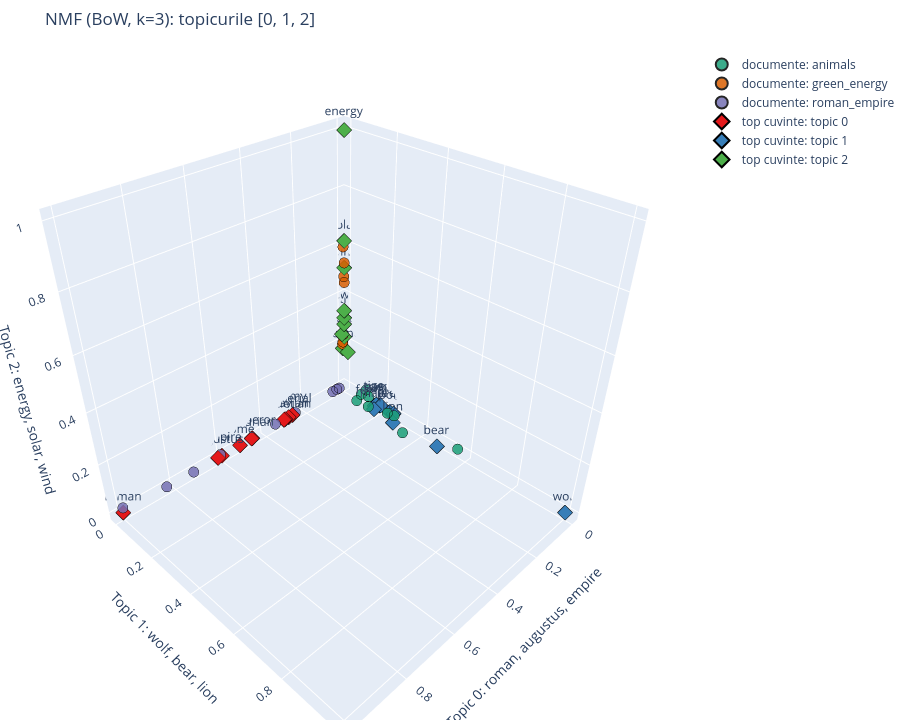
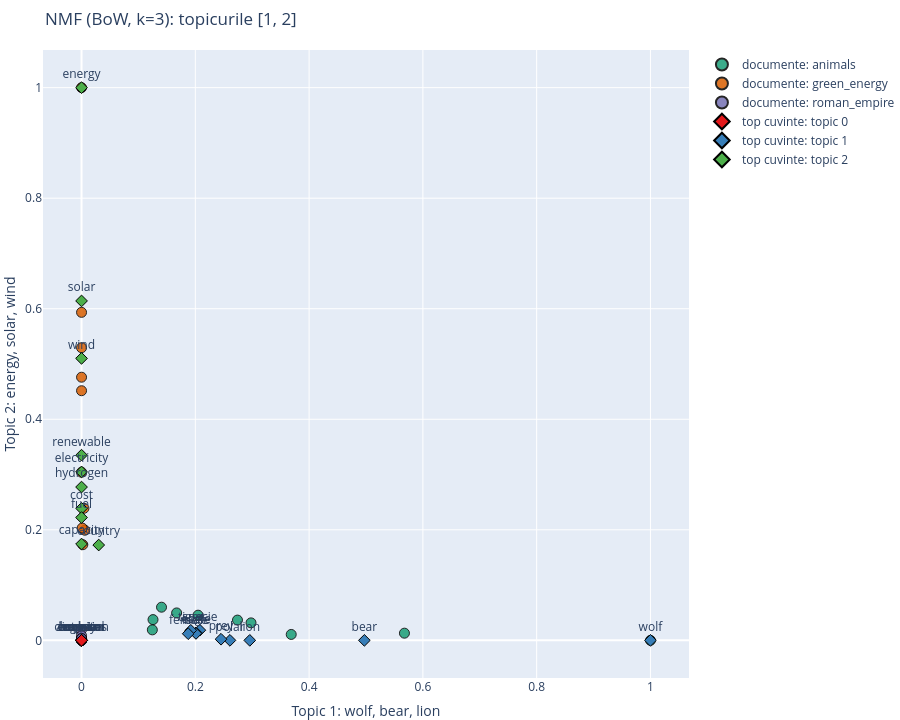
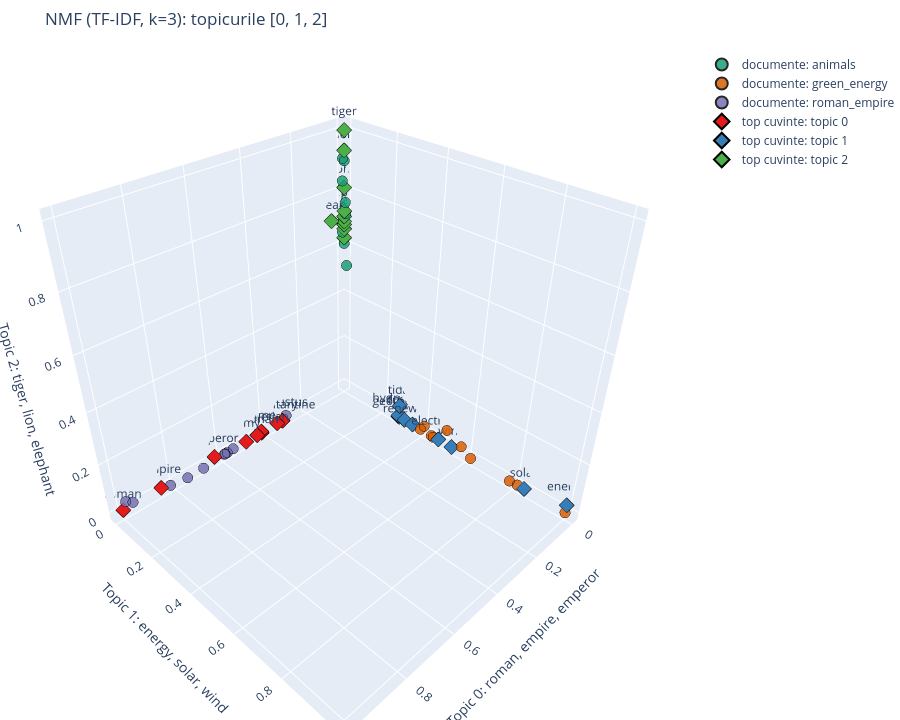
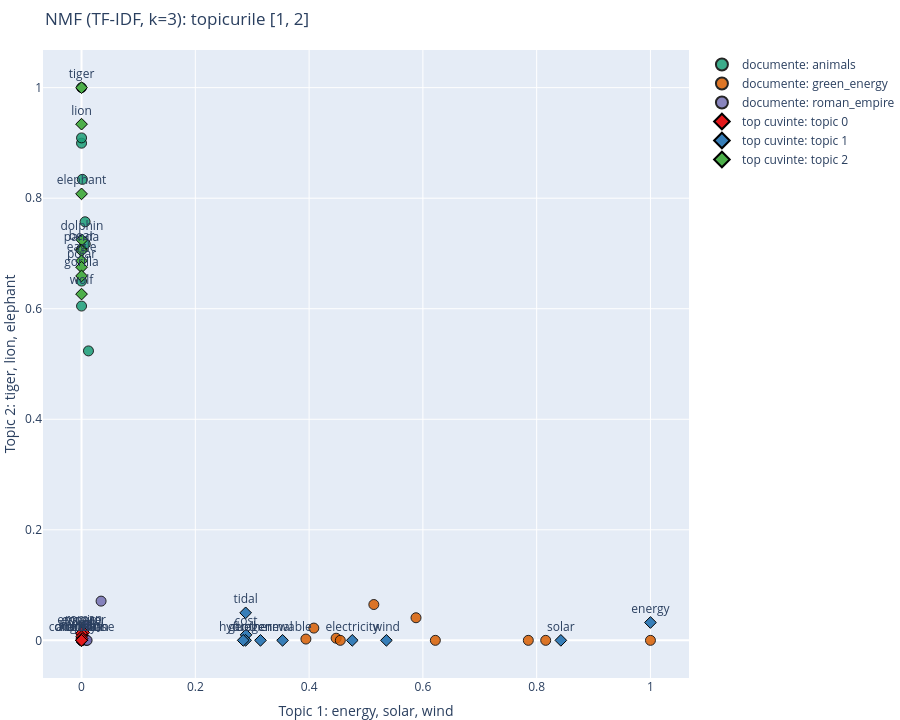

The cell these charts' notebook holds for them, in order:
### Code cell
if SHOW_PLOTS:
    for key, fig in figs.items():
        fig.show()

### Figure 1 — Plotly figure (JSON) as saved in the notebook; plotly's stock layout.template omitted (floating-point values rounded to 4 significant figures)
{"data": [{"hoverinfo": "text", "marker": {"color": "#1b9e77", "line": {"color": "black", "width": 1}, "opacity": 0.85, "size": 6}, "mode": "markers", "name": "documente: animals", "text": ["Lion", "Elephant", "Blue whale", "Gray wolf", "Bald eagle", "Giant panda", "Tiger", "Polar bear", "Bottlenose dolphin", "Gorilla"], "type": "scatter3d", "x": [0.07168, 0.07945, 0.02385, 0.0, 0.03966, 0.03766, 0.05056, 0.006319, 0.03473, 0.05648], "y": [0.3685, 0.2048, 0.1406, 1.0, 0.2979, 0.1671, 0.2741, 0.5675, 0.1256, 0.1244], "z": [0.0107, 0.04555, 0.06, 0.0, 0.03162, 0.04961, 0.03668, 0.01299, 0.03752, 0.01896]}, {"hoverinfo": "text", "marker": {"color": "#d95f02", "line": {"color": "black", "width": 1}, "opacity": 0.85, "size": 6}, "mode": "markers", "name": "documente: green_energy", "text": ["Solar power", "Wind power", "Hydroelectricity", "Geothermal energy", "Biofuel", "Tidal power", "Renewable energy", "Wave power", "Green hydrogen", "Photovoltaics"], "type": "scatter3d", "x": [0.0, 0.0, 0.01421, 0.007309, 0.004169, 0.008871, 0.0, 0.0, 0.001889, 0.00546], "y": [0.0, 0.0, 0.005768, 0.001116, 0.002225, 0.004255, 0.0, 0.0, 0.0, 0.0], "z": [0.4517, 0.5295, 0.1992, 0.2032, 0.173, 0.2389, 1.0, 0.3042, 0.4761, 0.5934]}, {"hoverinfo": "text", "marker": {"color": "#7570b3", "line": {"color": "black", "width": 1}, "opacity": 0.85, "size": 6}, "mode": "markers", "name": "documente: roman_empire", "text": ["Roman Empire", "Augustus", "Nero", "Constantine the Great", "Trajan", "Hadrian", "Diocletian", "Marcus Aurelius", "Fall of the Western Roman Empire", "Roman army"], "type": "scatter3d", "x": [0.9976, 1.0, 0.3556, 0.0612, 0.02776, 0.723, 0.6079, 0.04002, 0.8322, 0.2572], "y": [0.0, 0.0, 0.0, 0.0, 0.0004283, 0.0, 0.0, 0.0, 0.0, 0.0], "z": [0.01939, 0.0, 0.003417, 0.0, 0.0, 0.0, 0.008225, 0.0, 0.002946, 0.003198]}, {"hoverinfo": "text", "marker": {"color": "#e41a1c", "line": {"color": "black", "width": 1}, "size": 5, "symbol": "diamond"}, "mode": "markers+text", "name": "top cuvinte: topic 0", "text": ["roman", "augustus", "empire", "rome", "emperor", "hadrian", "diocletian", "octavian", "imperial", "army"], "textposition": "top center", "type": "scatter3d", "x": [1.0, 0.6194, 0.6024, 0.5218, 0.4686, 0.4651, 0.314, 0.3083, 0.2908, 0.2721], "y": [0.0, 0.0, 0.0, 0.0, 0.0, 0.0, 0.0, 0.0, 0.0, 0.0], "z": [0.0, 0.0, 0.0, 0.0, 0.0, 0.0, 0.0, 0.0, 0.0, 0.0]}, {"hoverinfo": "text", "marker": {"color": "#377eb8", "line": {"color": "black", "width": 1}, "size": 5, "symbol": "diamond"}, "mode": "markers+text", "name": "top cuvinte: topic 1", "text": ["wolf", "bear", "lion", "polar", "prey", "specie", "eagle", "male", "tiger", "female"], "textposition": "top center", "type": "scatter3d", "x": [0.0, 0.03322, 0.04268, 0.0, 0.003977, 0.01499, 0.01358, 0.04387, 0.02171, 0.02564], "y": [1.0, 0.4971, 0.2957, 0.2608, 0.2452, 0.2079, 0.2013, 0.2011, 0.192, 0.1875], "z": [0.0, 0.0, 0.0, 0.0, 0.002027, 0.0184, 0.0137, 0.01248, 0.01814, 0.01202]}, {"hoverinfo": "text", "marker": {"color": "#4daf4a", "line": {"color": "black", "width": 1}, "size": 5, "symbol": "diamond"}, "mode": "markers+text", "name": "top cuvinte: topic 2", "text": ["energy", "solar", "wind", "renewable", "electricity", "hydrogen", "cost", "fuel", "capacity", "country"], "textposition": "top center", "type": "scatter3d", "x": [0.0, 0.0, 0.0, 0.0, 0.0, 0.0, 0.01188, 0.0, 0.007352, 0.01047], "y": [0.0, 0.0, 0.0, 0.0, 0.0, 0.0, 0.0, 0.0, 0.0, 0.03018], "z": [1.0, 0.6141, 0.5102, 0.335, 0.3048, 0.2774, 0.2389, 0.2222, 0.1743, 0.1725]}], "layout": {"height": 720, "legend": {"itemsizing": "constant"}, "margin": {"b": 0, "l": 0, "r": 0, "t": 50}, "scene": {"xaxis": {"title": {"text": "Topic 0: roman, augustus, empire"}}, "yaxis": {"title": {"text": "Topic 1: wolf, bear, lion"}}, "zaxis": {"title": {"text": "Topic 2: energy, solar, wind"}}}, "title": {"text": "NMF (BoW, k=3): topicurile [0, 1, 2]"}}}

### Figure 2 — Plotly figure (JSON) as saved in the notebook; plotly's stock layout.template omitted (floating-point values rounded to 4 significant figures)
{"data": [{"hoverinfo": "text", "marker": {"color": "#1b9e77", "line": {"color": "black", "width": 1}, "opacity": 0.85, "size": 10}, "mode": "markers", "name": "documente: animals", "text": ["Lion", "Elephant", "Blue whale", "Gray wolf", "Bald eagle", "Giant panda", "Tiger", "Polar bear", "Bottlenose dolphin", "Gorilla"], "type": "scatter", "x": [0.3685, 0.2048, 0.1406, 1.0, 0.2979, 0.1671, 0.2741, 0.5675, 0.1256, 0.1244], "y": [0.0107, 0.04555, 0.06, 0.0, 0.03162, 0.04961, 0.03668, 0.01299, 0.03752, 0.01896]}, {"hoverinfo": "text", "marker": {"color": "#d95f02", "line": {"color": "black", "width": 1}, "opacity": 0.85, "size": 10}, "mode": "markers", "name": "documente: green_energy", "text": ["Solar power", "Wind power", "Hydroelectricity", "Geothermal energy", "Biofuel", "Tidal power", "Renewable energy", "Wave power", "Green hydrogen", "Photovoltaics"], "type": "scatter", "x": [0.0, 0.0, 0.005768, 0.001116, 0.002225, 0.004255, 0.0, 0.0, 0.0, 0.0], "y": [0.4517, 0.5295, 0.1992, 0.2032, 0.173, 0.2389, 1.0, 0.3042, 0.4761, 0.5934]}, {"hoverinfo": "text", "marker": {"color": "#7570b3", "line": {"color": "black", "width": 1}, "opacity": 0.85, "size": 10}, "mode": "markers", "name": "documente: roman_empire", "text": ["Roman Empire", "Augustus", "Nero", "Constantine the Great", "Trajan", "Hadrian", "Diocletian", "Marcus Aurelius", "Fall of the Western Roman Empire", "Roman army"], "type": "scatter", "x": [0.0, 0.0, 0.0, 0.0, 0.0004283, 0.0, 0.0, 0.0, 0.0, 0.0], "y": [0.01939, 0.0, 0.003417, 0.0, 0.0, 0.0, 0.008225, 0.0, 0.002946, 0.003198]}, {"hoverinfo": "text", "marker": {"color": "#e41a1c", "line": {"color": "black", "width": 1}, "size": 9, "symbol": "diamond"}, "mode": "markers+text", "name": "top cuvinte: topic 0", "text": ["roman", "augustus", "empire", "rome", "emperor", "hadrian", "diocletian", "octavian", "imperial", "army"], "textposition": "top center", "type": "scatter", "x": [0.0, 0.0, 0.0, 0.0, 0.0, 0.0, 0.0, 0.0, 0.0, 0.0], "y": [0.0, 0.0, 0.0, 0.0, 0.0, 0.0, 0.0, 0.0, 0.0, 0.0]}, {"hoverinfo": "text", "marker": {"color": "#377eb8", "line": {"color": "black", "width": 1}, "size": 9, "symbol": "diamond"}, "mode": "markers+text", "name": "top cuvinte: topic 1", "text": ["wolf", "bear", "lion", "polar", "prey", "specie", "eagle", "male", "tiger", "female"], "textposition": "top center", "type": "scatter", "x": [1.0, 0.4971, 0.2957, 0.2608, 0.2452, 0.2079, 0.2013, 0.2011, 0.192, 0.1875], "y": [0.0, 0.0, 0.0, 0.0, 0.002027, 0.0184, 0.0137, 0.01248, 0.01814, 0.01202]}, {"hoverinfo": "text", "marker": {"color": "#4daf4a", "line": {"color": "black", "width": 1}, "size": 9, "symbol": "diamond"}, "mode": "markers+text", "name": "top cuvinte: topic 2", "text": ["energy", "solar", "wind", "renewable", "electricity", "hydrogen", "cost", "fuel", "capacity", "country"], "textposition": "top center", "type": "scatter", "x": [0.0, 0.0, 0.0, 0.0, 0.0, 0.0, 0.0, 0.0, 0.0, 0.03018], "y": [1.0, 0.6141, 0.5102, 0.335, 0.3048, 0.2774, 0.2389, 0.2222, 0.1743, 0.1725]}], "layout": {"height": 720, "legend": {"itemsizing": "constant"}, "margin": {"b": 0, "l": 0, "r": 0, "t": 50}, "title": {"text": "NMF (BoW, k=3): topicurile [1, 2]"}, "xaxis": {"title": {"text": "Topic 1: wolf, bear, lion"}}, "yaxis": {"title": {"text": "Topic 2: energy, solar, wind"}}}}

### Figure 3 — Plotly figure (JSON) as saved in the notebook; plotly's stock layout.template omitted (floating-point values rounded to 4 significant figures)
{"data": [{"hoverinfo": "text", "marker": {"color": "#1b9e77", "line": {"color": "black", "width": 1}, "opacity": 0.85, "size": 6}, "mode": "markers", "name": "documente: animals", "text": ["Lion", "Elephant", "Blue whale", "Gray wolf", "Bald eagle", "Giant panda", "Tiger", "Polar bear", "Bottlenose dolphin", "Gorilla"], "type": "scatter3d", "x": [0.0, 0.009852, 0.0, 0.0, 0.0, 0.0, 0.0, 0.007327, 0.0, 0.00827], "y": [0.0, 0.001402, 0.01216, 0.0, 0.0002645, 0.006219, 0.0, 0.0, 0.006529, 0.0], "z": [0.8995, 0.834, 0.5237, 0.6048, 0.708, 0.7573, 1.0, 0.9091, 0.7172, 0.65]}, {"hoverinfo": "text", "marker": {"color": "#d95f02", "line": {"color": "black", "width": 1}, "opacity": 0.85, "size": 6}, "mode": "markers", "name": "documente: green_energy", "text": ["Solar power", "Wind power", "Hydroelectricity", "Geothermal energy", "Biofuel", "Tidal power", "Renewable energy", "Wave power", "Green hydrogen", "Photovoltaics"], "type": "scatter3d", "x": [0.0, 0.001477, 0.01566, 0.004756, 0.002639, 0.004724, 0.0, 0.0, 0.003089, 0.001664], "y": [0.8159, 0.6219, 0.5879, 0.4475, 0.3944, 0.5138, 1.0, 0.4083, 0.4548, 0.7853], "z": [0.0, 0.0, 0.04089, 0.003879, 0.002329, 0.06481, 0.0, 0.02218, 0.0, 0.0]}, {"hoverinfo": "text", "marker": {"color": "#7570b3", "line": {"color": "black", "width": 1}, "opacity": 0.85, "size": 6}, "mode": "markers", "name": "documente: roman_empire", "text": ["Roman Empire", "Augustus", "Nero", "Constantine the Great", "Trajan", "Hadrian", "Diocletian", "Marcus Aurelius", "Fall of the Western Roman Empire", "Roman army"], "type": "scatter3d", "x": [1.0, 0.5527, 0.3056, 0.8178, 0.591, 0.5793, 0.6873, 0.5883, 0.9641, 0.7548], "y": [0.03434, 0.0008902, 0.00338, 0.0, 0.0, 0.0, 0.008205, 0.0, 0.007753, 0.009759], "z": [0.07099, 0.002749, 0.01784, 0.0, 0.0, 0.0, 0.0, 0.0, 0.02616, 0.0]}, {"hoverinfo": "text", "marker": {"color": "#e41a1c", "line": {"color": "black", "width": 1}, "size": 5, "symbol": "diamond"}, "mode": "markers+text", "name": "top cuvinte: topic 0", "text": ["roman", "empire", "emperor", "army", "hadrian", "rome", "diocletian", "military", "augustus", "constantine"], "textposition": "top center", "type": "scatter3d", "x": [1.0, 0.853, 0.6334, 0.4939, 0.4423, 0.4228, 0.4219, 0.3477, 0.3221, 0.3206], "y": [0.003969, 0.0, 0.0, 0.000419, 0.0, 0.0, 0.0, 0.0009109, 0.0, 0.0], "z": [0.01397, 0.01148, 0.01284, 0.0, 0.0, 0.006642, 0.0, 0.003194, 0.0, 0.0]}, {"hoverinfo": "text", "marker": {"color": "#377eb8", "line": {"color": "black", "width": 1}, "size": 5, "symbol": "diamond"}, "mode": "markers+text", "name": "top cuvinte: topic 1", "text": ["energy", "solar", "wind", "electricity", "renewable", "geothermal", "cost", "tidal", "hydrogen", "fuel"], "textposition": "top center", "type": "scatter3d", "x": [0.0, 0.0, 0.0, 0.0, 0.0, 0.0, 0.005483, 0.0, 0.0, 7.105e-05], "y": [1.0, 0.8425, 0.5359, 0.4758, 0.3534, 0.3145, 0.2891, 0.2884, 0.2884, 0.2841], "z": [0.03228, 0.0, 0.0, 0.0, 0.0, 0.0, 0.009991, 0.04979, 0.0, 0.0]}, {"hoverinfo": "text", "marker": {"color": "#4daf4a", "line": {"color": "black", "width": 1}, "size": 5, "symbol": "diamond"}, "mode": "markers+text", "name": "top cuvinte: topic 2", "text": ["tiger", "lion", "elephant", "dolphin", "bear", "panda", "eagle", "polar", "gorilla", "wolf"], "textposition": "top center", "type": "scatter3d", "x": [0.0, 0.0, 0.0, 0.0, 0.06042, 0.0, 0.0, 0.0, 0.0, 0.0], "y": [0.0, 0.0, 0.0, 0.0006195, 0.0, 0.0, 0.0, 0.0, 0.0, 0.0], "z": [1.0, 0.9339, 0.8078, 0.7246, 0.7065, 0.7047, 0.6866, 0.6751, 0.6593, 0.6265]}], "layout": {"height": 720, "legend": {"itemsizing": "constant"}, "margin": {"b": 0, "l": 0, "r": 0, "t": 50}, "scene": {"xaxis": {"title": {"text": "Topic 0: roman, empire, emperor"}}, "yaxis": {"title": {"text": "Topic 1: energy, solar, wind"}}, "zaxis": {"title": {"text": "Topic 2: tiger, lion, elephant"}}}, "title": {"text": "NMF (TF-IDF, k=3): topicurile [0, 1, 2]"}}}

### Figure 4 — Plotly figure (JSON) as saved in the notebook; plotly's stock layout.template omitted (floating-point values rounded to 4 significant figures)
{"data": [{"hoverinfo": "text", "marker": {"color": "#1b9e77", "line": {"color": "black", "width": 1}, "opacity": 0.85, "size": 10}, "mode": "markers", "name": "documente: animals", "text": ["Lion", "Elephant", "Blue whale", "Gray wolf", "Bald eagle", "Giant panda", "Tiger", "Polar bear", "Bottlenose dolphin", "Gorilla"], "type": "scatter", "x": [0.0, 0.001402, 0.01216, 0.0, 0.0002645, 0.006219, 0.0, 0.0, 0.006529, 0.0], "y": [0.8995, 0.834, 0.5237, 0.6048, 0.708, 0.7573, 1.0, 0.9091, 0.7172, 0.65]}, {"hoverinfo": "text", "marker": {"color": "#d95f02", "line": {"color": "black", "width": 1}, "opacity": 0.85, "size": 10}, "mode": "markers", "name": "documente: green_energy", "text": ["Solar power", "Wind power", "Hydroelectricity", "Geothermal energy", "Biofuel", "Tidal power", "Renewable energy", "Wave power", "Green hydrogen", "Photovoltaics"], "type": "scatter", "x": [0.8159, 0.6219, 0.5879, 0.4475, 0.3944, 0.5138, 1.0, 0.4083, 0.4548, 0.7853], "y": [0.0, 0.0, 0.04089, 0.003879, 0.002329, 0.06481, 0.0, 0.02218, 0.0, 0.0]}, {"hoverinfo": "text", "marker": {"color": "#7570b3", "line": {"color": "black", "width": 1}, "opacity": 0.85, "size": 10}, "mode": "markers", "name": "documente: roman_empire", "text": ["Roman Empire", "Augustus", "Nero", "Constantine the Great", "Trajan", "Hadrian", "Diocletian", "Marcus Aurelius", "Fall of the Western Roman Empire", "Roman army"], "type": "scatter", "x": [0.03434, 0.0008902, 0.00338, 0.0, 0.0, 0.0, 0.008205, 0.0, 0.007753, 0.009759], "y": [0.07099, 0.002749, 0.01784, 0.0, 0.0, 0.0, 0.0, 0.0, 0.02616, 0.0]}, {"hoverinfo": "text", "marker": {"color": "#e41a1c", "line": {"color": "black", "width": 1}, "size": 9, "symbol": "diamond"}, "mode": "markers+text", "name": "top cuvinte: topic 0", "text": ["roman", "empire", "emperor", "army", "hadrian", "rome", "diocletian", "military", "augustus", "constantine"], "textposition": "top center", "type": "scatter", "x": [0.003969, 0.0, 0.0, 0.000419, 0.0, 0.0, 0.0, 0.0009109, 0.0, 0.0], "y": [0.01397, 0.01148, 0.01284, 0.0, 0.0, 0.006642, 0.0, 0.003194, 0.0, 0.0]}, {"hoverinfo": "text", "marker": {"color": "#377eb8", "line": {"color": "black", "width": 1}, "size": 9, "symbol": "diamond"}, "mode": "markers+text", "name": "top cuvinte: topic 1", "text": ["energy", "solar", "wind", "electricity", "renewable", "geothermal", "cost", "tidal", "hydrogen", "fuel"], "textposition": "top center", "type": "scatter", "x": [1.0, 0.8425, 0.5359, 0.4758, 0.3534, 0.3145, 0.2891, 0.2884, 0.2884, 0.2841], "y": [0.03228, 0.0, 0.0, 0.0, 0.0, 0.0, 0.009991, 0.04979, 0.0, 0.0]}, {"hoverinfo": "text", "marker": {"color": "#4daf4a", "line": {"color": "black", "width": 1}, "size": 9, "symbol": "diamond"}, "mode": "markers+text", "name": "top cuvinte: topic 2", "text": ["tiger", "lion", "elephant", "dolphin", "bear", "panda", "eagle", "polar", "gorilla", "wolf"], "textposition": "top center", "type": "scatter", "x": [0.0, 0.0, 0.0, 0.0006195, 0.0, 0.0, 0.0, 0.0, 0.0, 0.0], "y": [1.0, 0.9339, 0.8078, 0.7246, 0.7065, 0.7047, 0.6866, 0.6751, 0.6593, 0.6265]}], "layout": {"height": 720, "legend": {"itemsizing": "constant"}, "margin": {"b": 0, "l": 0, "r": 0, "t": 50}, "title": {"text": "NMF (TF-IDF, k=3): topicurile [1, 2]"}, "xaxis": {"title": {"text": "Topic 1: energy, solar, wind"}}, "yaxis": {"title": {"text": "Topic 2: tiger, lion, elephant"}}}}
